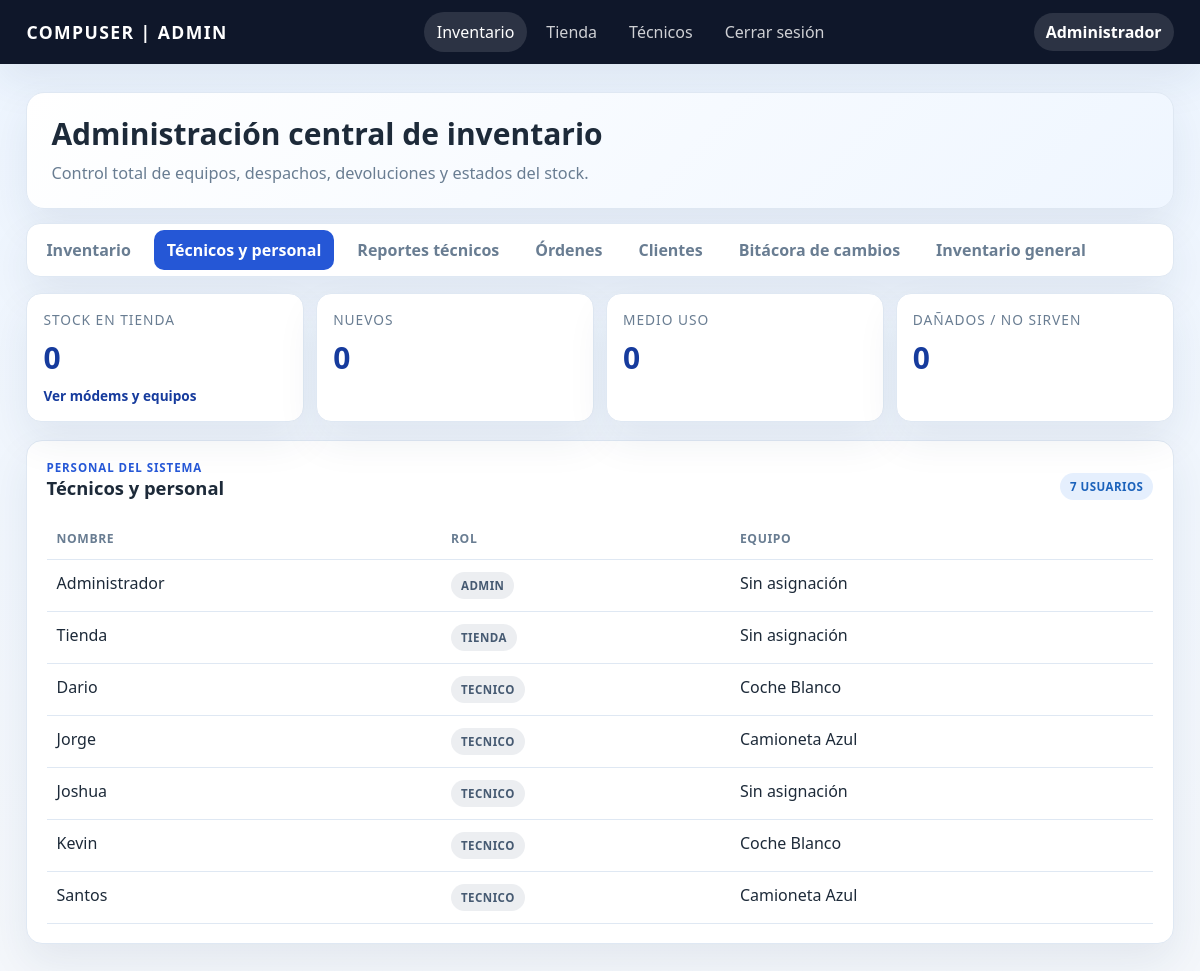
The page /admin.php?tab=personal (signed in) on the database as committed earlier.
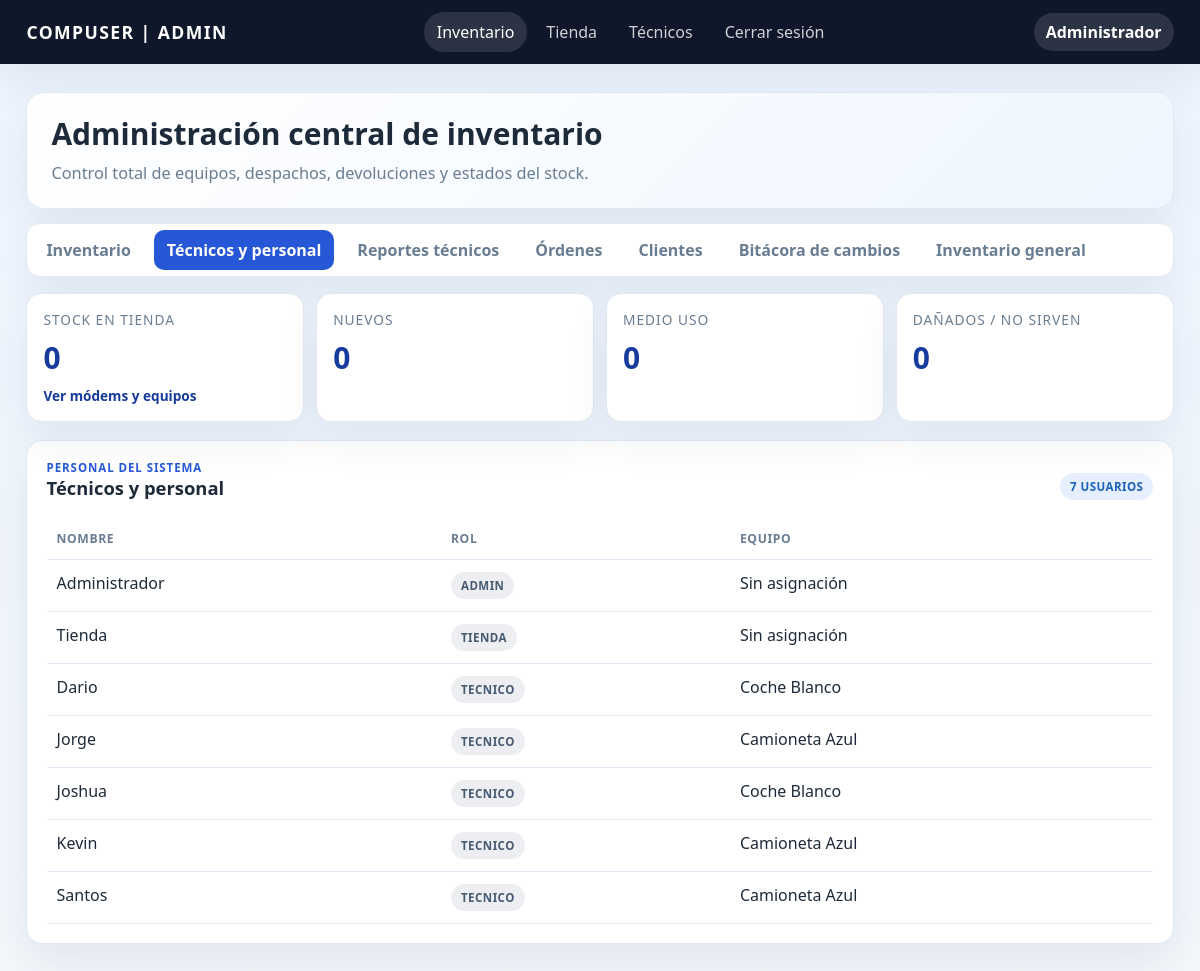
The same page on the database as committed later.
### tables this page shows
CREATE TABLE IF NOT EXISTS usuarios (
    id INT AUTO_INCREMENT PRIMARY KEY,
    usuario VARCHAR(100) NOT NULL UNIQUE,
    nombre VARCHAR(150) NOT NULL,
    rol ENUM('admin', 'tienda', 'tecnico') NOT NULL,
    equipo VARCHAR(150) DEFAULT NULL,
    password VARCHAR(255) NOT NULL,
    activo TINYINT(1) DEFAULT 1,
    created_at TIMESTAMP DEFAULT CURRENT_TIMESTAMP
);

### admin.php (called while the page is built)
<?php
require __DIR__ . '/backend/controllers/admin.php';
require __DIR__ . '/frontend/views/admin.php';

### backend/controllers/admin.php (called while the page is built, shortened)
<?php
require dirname(__DIR__, 2) . '/config/database.php';
require dirname(__DIR__, 2) . '/includes/functions.php';
$usuarios = getUsuarios($pdo);
$pestana = $_GET['tab'] ?? 'inventario';
?>

### includes/functions.php (called while the page is built, shortened)
<?php
function getUsuarios(PDO $pdo, ?string $rol = null): array
{
    $stmt = $pdo->query('SELECT * FROM usuarios ORDER BY rol, nombre ASC');
    return $stmt->fetchAll();
}
function badgeClass(string $estado): string
{
    $map = [
        'disponible' => 'success',
        'asignado' => 'primary',
        'en_reparacion' => 'warning',
        'retirado' => 'dark',
        'dado_baja' => 'danger',
        'nuevo' => 'success',
        'revision' => 'warning',
        'medio_uso' => 'info',
        'recogido' => 'secondary',
        'no_serve' => 'danger',
        'danado' => 'danger',
        'dañado' => 'danger',
        'pendiente' => 'warning',
        'en_proceso' => 'primary',
        'completado' => 'success',
        'cancelado' => 'dark',
        'portado' => 'primary',
        'utilizado' => 'success',
        'no_utilizado' => 'secondary',
        'falla' => 'danger',
        'devuelto' => 'info',
    ];
    return $map[$estado] ?? 'secondary';
}

### frontend/views/admin.php (the view, shortened to what the rows shown need)
<!DOCTYPE html>
<html lang="es">
<head>
    <link rel="stylesheet" href="frontend/assets/css/style.css">
</head>
<body>
    <div class="page-shell">
        <div class="container">
            <section class="hero">
                <h1>Administración central de inventario</h1>
            </section>
            <?php if ($pestana === 'inventario'): ?>
            <div class="content-grid">
                <div class="card">
                    <h3><?php echo $equipoEditar ? 'Editar equipo' : 'Agregar equipo'; ?></h3>
                    <form method="POST" id="adminEquipmentForm">
                        <?php if ($equipoEditar): ?>
                            <input type="hidden" name="id" value="<?php echo (int)$equipoEditar['id']; ?>">
                        <?php endif; ?>
                        <div class="form-grid">
                            <label>
                                <span>Tipo</span>
                                <select name="tipo" required>
                                    <option value="">Seleccione</option>
                                    <option value="Modem GPON" <?php echo ($equipoEditar && $equipoEditar['tipo'] === 'Modem GPON') ? 'selected' : ''; ?>>Modem GPON</option>
                                    <option value="Modem EPON" <?php echo ($equipoEditar && $equipoEditar['tipo'] === 'Modem EPON') ? 'selected' : ''; ?>>Modem EPON</option>
                                    <option value="Caja de empalme" <?php echo ($equipoEditar && $equipoEditar['tipo'] === 'Caja de empalme') ? 'selected' : ''; ?>>Caja de empalme</option>
                                    <option value="Caja NAP 8" <?php echo ($equipoEditar && $equipoEditar['tipo'] === 'Caja NAP 8') ? 'selected' : ''; ?>>Caja NAP 8</option>
                                    <option value="Caja NAP 16" <?php echo ($equipoEditar && $equipoEditar['tipo'] === 'Caja NAP 16') ? 'selected' : ''; ?>>Caja NAP 16</option>
                                    <option value="Empalmadora" <?php echo ($equipoEditar && $equipoEditar['tipo'] === 'Empalmadora') ? 'selected' : ''; ?>>Empalmadora</option>
                                    <option value="Otros" <?php echo ($equipoEditar && $equipoEditar['tipo'] === 'Otros') ? 'selected' : ''; ?>>Otros</option>
                                </select>
                            </label>
                            <label>
                                <span>Marca</span>
                                <?php $marcasModem = ['Huawei', 'TP-Link', 'Telmex', 'Nokia', 'V-SOL', 'Otros']; ?>
                                <select name="marca" data-modem-brand>
                                    <option value="">Seleccione marca</option>
                                    <?php if (!empty($equipoEditar['marca']) && !in_array($equipoEditar['marca'], $marcasModem, true)): ?>
                                        <option value="<?php echo htmlspecialchars($equipoEditar['marca'], ENT_QUOTES); ?>" selected><?php echo htmlspecialchars($equipoEditar['marca']); ?></option>
                                    <?php endif; ?>
                                    <?php foreach ($marcasModem as $marcaModem): ?>
                                        <option value="<?php echo htmlspecialchars($marcaModem, ENT_QUOTES); ?>" <?php echo (($equipoEditar['marca'] ?? '') === $marcaModem) ? 'selected' : ''; ?>><?php echo htmlspecialchars($marcaModem); ?></option>
                                    <?php endforeach; ?>
                                </select>
                            </label>
                            <label>
                                <span>Modelo</span>
                                <input type="text" name="modelo" value="<?php echo htmlspecialchars($equipoEditar['modelo'] ?? ''); ?>">
                            </label>
                            <label>
                                <span>Condición</span>
                                <select name="condicion">
                                    <option value="nuevo" <?php echo ($equipoEditar && $equipoEditar['condicion'] === 'nuevo') ? 'selected' : ''; ?>>Nuevo</option>
                                    <option value="medio_uso" <?php echo ($equipoEditar && $equipoEditar['condicion'] === 'medio_uso') ? 'selected' : ''; ?>>Medio uso</option>
                                    <option value="recogido" <?php echo ($equipoEditar && $equipoEditar['condicion'] === 'recogido') ? 'selected' : ''; ?>>Recogido</option>
                                    <option value="no_serve" <?php echo ($equipoEditar && $equipoEditar['condicion'] === 'no_serve') ? 'selected' : ''; ?>>No sirve</option>
                                    <option value="danado" <?php echo ($equipoEditar && $equipoEditar['condicion'] === 'danado') ? 'selected' : ''; ?>>Dañado</option>
                                </select>
                            </label>
                            <label>
                                <span>Estado</span>
                                <select name="estado">
                                    <option value="disponible" <?php echo ($equipoEditar && $equipoEditar['estado'] === 'disponible') ? 'selected' : ''; ?>>Disponible</option>
                                    <option value="asignado" <?php echo ($equipoEditar && $equipoEditar['estado'] === 'asignado') ? 'selected' : ''; ?>>Asignado</option>
                                    <option value="en_reparacion" <?php echo ($equipoEditar && $equipoEditar['estado'] === 'en_reparacion') ? 'selected' : ''; ?>>En reparación</option>
                                    <option value="retirado" <?php echo ($equipoEditar && $equipoEditar['estado'] === 'retirado') ? 'selected' : ''; ?>>Retirado</option>
                                    <option value="dado_baja" <?php echo ($equipoEditar && $equipoEditar['estado'] === 'dado_baja') ? 'selected' : ''; ?>>Dado de baja</option>
                                </select>
                            </label>
                            <label>
                                <span>Ubicación</span>
                                <input type="text" name="ubicacion" value="<?php echo htmlspecialchars($equipoEditar['ubicacion'] ?? ''); ?>">
                            </label>
                            <label>
                                <span>Número serial</span>
                                <div class="serial-scanner-wrap">
                                    <input type="text" name="serial" id="serialInputAdmin" value="<?php echo htmlspecialchars($equipoEditar['serial'] ?? ''); ?>" data-modem-serial autocomplete="off">
                                    <button type="button" class="btn btn-secondary" data-scan-target="serialInputAdmin">Escanear</button>
                                    <input type="file" accept="image/*" capture="environment" class="scan-file-input" data-scan-file-target="serialInputAdmin" hidden>
                                    <button type="button" class="btn btn-secondary scan-file-trigger" data-scan-file-trigger="serialInputAdmin">Desde foto</button>
                                </div>
                                <small class="modem-detection-result" data-modem-detection-result aria-live="polite">Conecta el lector USB y escanea el código en este campo para detectar el fabricante.</small>
                            </label>
                        </div>
                        <label>
                            <span>Observaciones</span>
                            <textarea name="observaciones"><?php echo htmlspecialchars($equipoEditar['observaciones'] ?? ''); ?></textarea>
                        </label>
                        <?php if ($equipoEditar): ?>
                            <button type="submit" name="actualizar_equipo" class="btn btn-success">Guardar cambios</button>
                            <a href="admin.php" class="btn btn-secondary">Cancelar</a>
                        <?php else: ?>
                            <button type="submit" name="guardar_equipo" class="btn btn-primary">Agregar equipo</button>
                        <?php endif; ?>
                    </form>
                </div>
            </div>
            <?php elseif ($pestana === 'personal'): ?>
            <div class="card personnel-panel">
                <div class="table-wrap">
                    <table class="table">
                        <thead>
                            <tr>
                                <th>Nombre</th>
                                <th>Rol</th>
                                <th>Equipo</th>
                            </tr>
                        </thead>
                        <tbody>
                            <?php foreach ($usuarios as $usuario): ?>
                                <tr>
                                    <td><?php echo htmlspecialchars($usuario['nombre']); ?></td>
                                    <td><span class="badge <?php echo badgeClass($usuario['rol']); ?>"><?php echo htmlspecialchars($usuario['rol']); ?></span></td>
                                    <td><?php echo htmlspecialchars($usuario['equipo'] ?: 'Sin asignación'); ?></td>
                                </tr>
                            <?php endforeach; ?>
                        </tbody>
                    </table>
                </div>
            </div>
            <?php endif; ?>
        </div>
    </div>
</body>
</html>

Rows that differ between the two databases and show on the page:
changed usuarios "Joshua": equipo "Sin asignación" → "Coche Blanco"
changed usuarios "Kevin": equipo "Coche Blanco" → "Camioneta Azul"
